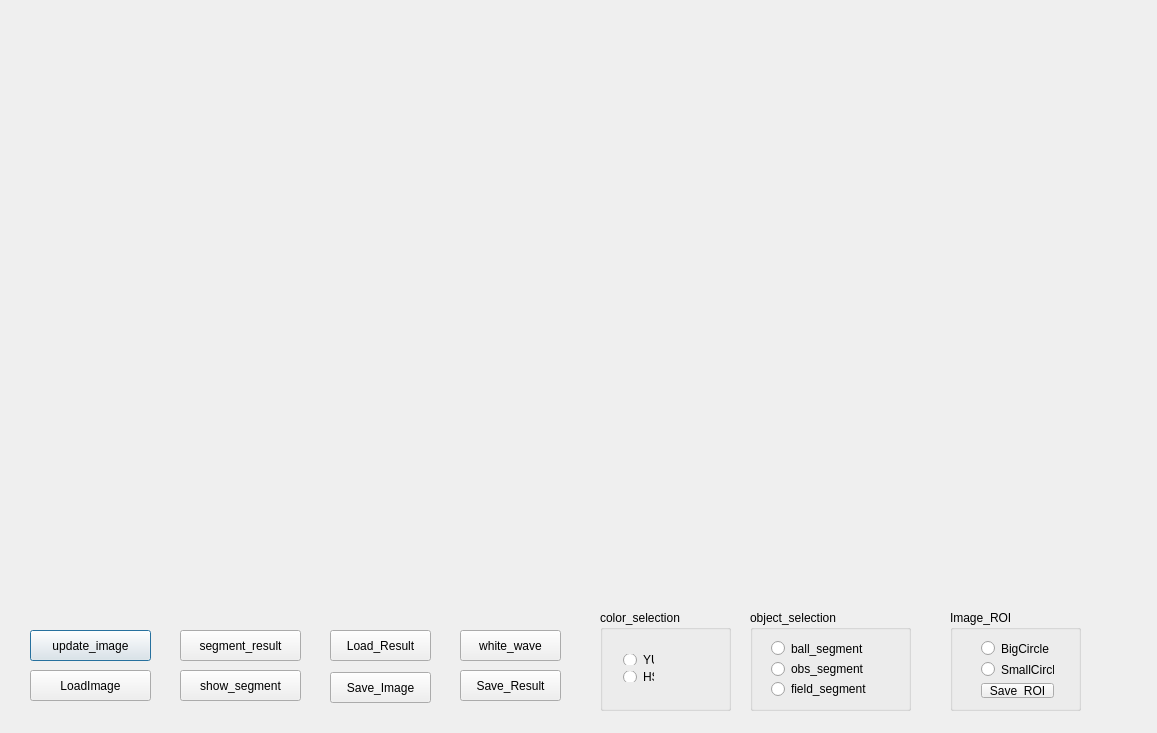
<?xml version="1.0" encoding="UTF-8"?>
<ui version="4.0">
 <class>Dialog</class>
 <widget class="QDialog" name="Dialog">
  <property name="geometry">
   <rect>
    <x>0</x>
    <y>0</y>
    <width>1157</width>
    <height>733</height>
   </rect>
  </property>
  <property name="windowTitle">
   <string>Dialog</string>
  </property>
  <widget class="QPushButton" name="receive_image_btn">
   <property name="geometry">
    <rect>
     <x>30</x>
     <y>630</y>
     <width>121</width>
     <height>31</height>
    </rect>
   </property>
   <property name="text">
    <string>update_image</string>
   </property>
  </widget>
  <widget class="QPushButton" name="loadImage_Btn">
   <property name="geometry">
    <rect>
     <x>30</x>
     <y>670</y>
     <width>121</width>
     <height>31</height>
    </rect>
   </property>
   <property name="text">
    <string>LoadImage</string>
   </property>
  </widget>
  <widget class="QGroupBox" name="Color_Box">
   <property name="geometry">
    <rect>
     <x>600</x>
     <y>610</y>
     <width>131</width>
     <height>101</height>
    </rect>
   </property>
   <property name="title">
    <string>color_selection</string>
   </property>
   <widget class="QWidget" name="layoutWidget">
    <property name="geometry">
     <rect>
      <x>12</x>
      <y>33</y>
      <width>53</width>
      <height>50</height>
     </rect>
    </property>
    <layout class="QVBoxLayout" name="verticalLayout_3">
     <item>
      <widget class="QRadioButton" name="YUV_RadioBtn">
       <property name="text">
        <string>YUV</string>
       </property>
      </widget>
     </item>
     <item>
      <widget class="QRadioButton" name="HSI_RadioBtn">
       <property name="text">
        <string>HSI</string>
       </property>
      </widget>
     </item>
    </layout>
   </widget>
  </widget>
  <widget class="QGroupBox" name="Object_Box">
   <property name="geometry">
    <rect>
     <x>750</x>
     <y>610</y>
     <width>161</width>
     <height>101</height>
    </rect>
   </property>
   <property name="title">
    <string>object_selection</string>
   </property>
   <widget class="QWidget" name="layoutWidget">
    <property name="geometry">
     <rect>
      <x>10</x>
      <y>20</y>
      <width>119</width>
      <height>77</height>
     </rect>
    </property>
    <layout class="QVBoxLayout" name="verticalLayout">
     <item>
      <widget class="QRadioButton" name="ball_seg_Btn">
       <property name="text">
        <string>ball_segment</string>
       </property>
      </widget>
     </item>
     <item>
      <widget class="QRadioButton" name="obs_seg_Btn">
       <property name="text">
        <string>obs_segment</string>
       </property>
      </widget>
     </item>
     <item>
      <widget class="QRadioButton" name="field_segment_Btn">
       <property name="contextMenuPolicy">
        <enum>Qt::ActionsContextMenu</enum>
       </property>
       <property name="text">
        <string>field_segment</string>
       </property>
      </widget>
     </item>
    </layout>
   </widget>
  </widget>
  <widget class="QPushButton" name="segment_result_btn">
   <property name="geometry">
    <rect>
     <x>180</x>
     <y>630</y>
     <width>121</width>
     <height>31</height>
    </rect>
   </property>
   <property name="text">
    <string>segment_result</string>
   </property>
  </widget>
  <widget class="QGroupBox" name="Image_ROI_Box">
   <property name="geometry">
    <rect>
     <x>950</x>
     <y>610</y>
     <width>131</width>
     <height>101</height>
    </rect>
   </property>
   <property name="title">
    <string>Image_ROI</string>
   </property>
   <widget class="QWidget" name="layoutWidget">
    <property name="geometry">
     <rect>
      <x>20</x>
      <y>20</y>
      <width>95</width>
      <height>79</height>
     </rect>
    </property>
    <layout class="QVBoxLayout" name="verticalLayout_2">
     <item>
      <widget class="QRadioButton" name="BigCircle_Btn">
       <property name="text">
        <string>BigCircle</string>
       </property>
      </widget>
     </item>
     <item>
      <widget class="QRadioButton" name="SmallCircle_Btn">
       <property name="contextMenuPolicy">
        <enum>Qt::DefaultContextMenu</enum>
       </property>
       <property name="text">
        <string>SmallCircle</string>
       </property>
      </widget>
     </item>
     <item>
      <widget class="QPushButton" name="Save_ROI_Btn">
       <property name="text">
        <string>Save_ROI</string>
       </property>
      </widget>
     </item>
    </layout>
   </widget>
  </widget>
  <widget class="QPushButton" name="Save_Result_Btn">
   <property name="geometry">
    <rect>
     <x>460</x>
     <y>670</y>
     <width>101</width>
     <height>31</height>
    </rect>
   </property>
   <property name="text">
    <string>Save_Result</string>
   </property>
  </widget>
  <widget class="QPushButton" name="Load_Result_Btn">
   <property name="geometry">
    <rect>
     <x>330</x>
     <y>630</y>
     <width>101</width>
     <height>31</height>
    </rect>
   </property>
   <property name="text">
    <string>Load_Result</string>
   </property>
  </widget>
  <widget class="QPushButton" name="white_wave_Btn">
   <property name="geometry">
    <rect>
     <x>460</x>
     <y>630</y>
     <width>101</width>
     <height>31</height>
    </rect>
   </property>
   <property name="focusPolicy">
    <enum>Qt::WheelFocus</enum>
   </property>
   <property name="text">
    <string>white_wave</string>
   </property>
  </widget>
  <widget class="QPushButton" name="show_segmentBtn">
   <property name="geometry">
    <rect>
     <x>180</x>
     <y>670</y>
     <width>121</width>
     <height>31</height>
    </rect>
   </property>
   <property name="text">
    <string>show_segment</string>
   </property>
  </widget>
  <widget class="QPushButton" name="Save_image_Btn">
   <property name="geometry">
    <rect>
     <x>330</x>
     <y>672</y>
     <width>101</width>
     <height>31</height>
    </rect>
   </property>
   <property name="text">
    <string>Save_Image</string>
   </property>
  </widget>
 </widget>
 <layoutdefault spacing="6" margin="11"/>
 <resources/>
 <connections/>
</ui>
